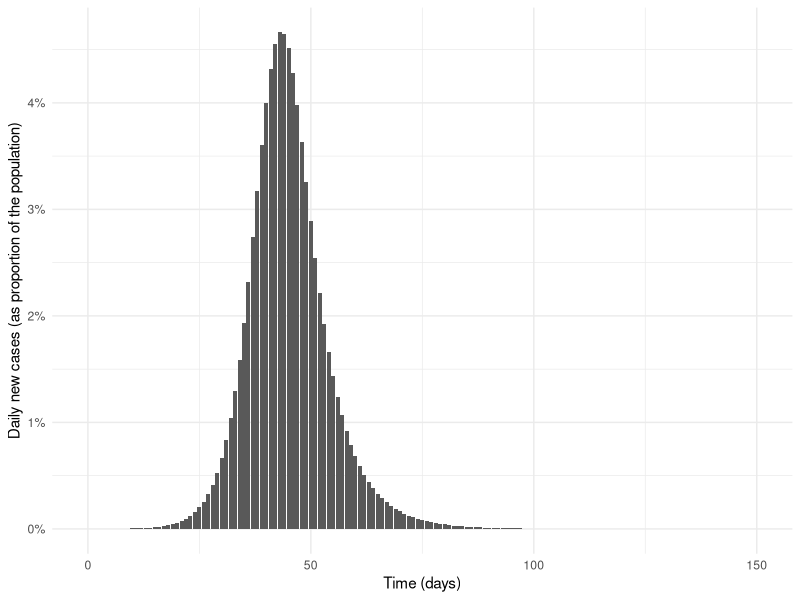

This figure's R source: (Note: this script raises an error after producing the figure.)
## ---- chunk 1
##If default fig.path, then set it.
if (knitr::opts_chunk$get("fig.path") == "figure/") {
  knitr::opts_knit$set( base.dir = '/Users/hoehle/Sandbox/Blog/')
  knitr::opts_chunk$set(fig.path="figure/source/2020-03-16-flatteningthecurve/")
}
fullFigPath <- paste0(knitr::opts_knit$get("base.dir"),knitr::opts_chunk$get("fig.path"))
filePath <- file.path("","Users","hoehle","Sandbox", "Blog", "figure", "source", "2020-03-16-flatteningthecurve")

knitr::opts_chunk$set(echo = TRUE,fig.width=8,fig.height=4,fig.cap='',fig.align='center',echo=FALSE,dpi=72*2)#, global.par = TRUE)
options(width=150, scipen=1e3)

suppressPackageStartupMessages(library(tidyverse))
suppressPackageStartupMessages(library(knitr))
suppressPackageStartupMessages(library(kableExtra))
suppressPackageStartupMessages(library(viridis))

# Non CRAN packages
# devtools::install_github("hadley/emo")

##Configuration
options(knitr.table.format = "html")
theme_set(theme_minimal())
#if there are more than n rows in the tibble, print only the first m rows.
options(tibble.print_max = 10, tibble.print_min = 5)
## ---- chunk 2
cat(paste0("<img src=\"{{ site.baseurl }}/",knitr::opts_chunk$get("fig.path"),"FLATTENTHECURVE-1.png\" width=\"550\">\n"))
## ---- chunk 3
######################################################################
# Function to compute the derivative of the ODE system
#
#  t - time
#  y - current state vector of the ODE at time t
#  parms - Parameter vector used by the ODE system
#
# Returns:
#  list with one component being a vector of length two containing
#  dS(t)/dt and dI(t)/dt
######################################################################

sir <- function(t, y, parms) {
  beta <- parms[1]
  gamma <- parms[2]
  S <- y[1]
  I <- y[2]
  return(list(c(S = -beta * S * I, I = beta * S * I - gamma * I)))
}
## ---- chunk 4
# Population size 
N <- 1e6 
# Rate at which person stays in the infectious compartment (disease specific and tracing specific)
gamma <- 1/5 
# Infectious contact rate - beta = R0/N*gamma and when R0 \approx 2.25 then  2.25/N*gamma
beta <- 4.5e-07 
# R0 for the beta and gamma values
R0 <- beta*N/gamma
## ---- chunk 5
# Load package to numerically solve ODEs
suppressPackageStartupMessages(library(deSolve))

# Grid where to evaluate
max_time <- 150
times <- seq(0, max_time, by=0.01)

# Solve ODE system using Runge-Kutta numerical method.
ode_solution <- rk4(y = c(N - 10, 10), times = times, func = sir, parms = c(beta, gamma)) %>%
    as.data.frame() %>%
    setNames(c("t", "S", "I")) %>%
    mutate(beta = beta, gama = gamma, R0 = N * beta / gamma, s = S / N, i = I / N, type = "without_intervention")
## ---- chunk 6
ode_solution_daily <- ode_solution %>%
  filter(t %in% seq(0, max_time, by = 1)) %>%
  mutate(C = if_else(row_number() == 1, 0, lag(S) - S), c = C / N)
## ---- chunk 7
df_plot <- ode_solution_daily %>% select(t, c) %>% 
  pivot_longer(-t, names_to= "Quantity", values_to = "Proportion") 
ggplot(df_plot, aes(x=t, y=Proportion)) + geom_col() + 
  xlab("Time (days)") + ylab("Daily new cases (as proportion of the population)") + scale_y_continuous(labels=scales::percent)
## ---- chunk 8
(1 - tail(ode_solution, n=1) %>% pull(s)) 
## ---- chunk 9
# Function to compute the final size.
s_inf <- function(R0) {

  f_target <- function(x) { x - exp(-R0*(1-x)) }

  result <- uniroot(f_target, lower=1e-12, upper=1-1e-12)$root

  return(result)
}

# Final proportion of infected.
1 - s_inf(R0)
## ---- chunk 10
R0_grid <- c(1.25, 1.5, 1.75,2, 2.25, 2.5, 3)
map_dbl( R0_grid, ~ 1-s_inf(.x)) %>% setNames(R0_grid) %>% scales::percent(accuracy=1)
## ---- chunk 11
sir_with_social_dist <- function(t, y, parms, social_dist_period, reduction) {
  beta0 <- parms[1]
  gamma <- parms[2]

  # Reduce contact rate to params[1] * reduction in time period
  beta_t <- if_else(t <= social_dist_period[1], beta0,
    if_else(t <= social_dist_period[2], beta0 * reduction[1],
      beta0 * reduction[2]
    )
  )

  S <- y[1]
  I <- y[2]

  return(list(c(S = -beta_t * S * I, I = beta_t * S * I - gamma * I)))
}

# Define parameters
social_dist_period <- c(30, 60)
reduction <- c(0.6, 0.8)

# Solve
ode_solution2 <- lsoda(y = c(N - 10, 10), times = times, func = sir_with_social_dist, parms = c(beta, gamma), social_dist_period = social_dist_period, reduction = reduction) %>%
  as.data.frame() %>%
  setNames(c("t", "S", "I")) %>%
  mutate(beta = beta, gama = gamma, R0 = N * beta / gamma, s = S / N, i = I / N, type = "with_intervention")

# Use daily number of new cases
ode_solution2_daily <- ode_solution2 %>%
  filter(t %in% seq(0, max_time, by = 1)) %>%
  mutate(C = if_else(row_number() == 1, 0, lag(S) - S), c = C / N)


#Combine the two solutions into one dataset
ode_df <- rbind(ode_solution_daily, ode_solution2_daily)
## ---- chunk 12
ggplot(ode_df, aes(x=t, y=0, xend=t, yend=c, color=type)) + geom_segment(alpha=0.7) + 
  geom_line(aes(x=t, y=c)) + 
  xlab("time") + ylab("Daily new cases") + 
  scale_y_continuous(labels=scales::percent) +
  theme_minimal() +
  theme(axis.text.x = element_blank(),
        axis.text.y = element_blank(),
        axis.ticks = element_blank(),
        panel.grid.major = element_blank(),
        panel.grid.minor = element_blank()) +
  scale_color_brewer(name = "Epidemic model:", type= "qual", palette=1 ) +
  geom_vline(xintercept = social_dist_period, lty=2) +
  #geom_hline(yintercept = 0.02, lty=2, color="steelblue") #+
  #geom_text(data=data.frame(t=120, c=0.021, label="Healthcare system capacity",type="without_intervention"), aes(t,c, label=label), color="steelblue")
## ---- chunk 13
ode_df %>%
  group_by(type) %>%
  filter(row_number() == n()) %>%
  mutate(final_fraction = scales::percent(1 - s, accuracy = 1)) %>%
  select(final_fraction)
